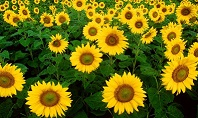
#> input picture Images/Flower.JPG, 198 x 118 px, found by its file name
$ jupyter execute --allow-errors Untitled-1.ipynb
#> lines starting #> are read from the running program, lines starting #| are printed output that depends on the picture
**Presented by: Reza Saadatyar (2024-2025)**<br/>
**E-mail: Reza.Saadatyar@outlook.com**

**1️⃣ Reading, writing, & displaying images**<br/>
**2️⃣ Grayscaling**<br/>
**3️⃣ Cropping**<br/>
**4️⃣ Split the image into its components**<br/>
**5️⃣ Merge the individual channels into one image**<br/>
**6️⃣ HSV**<br/>
**7️⃣ Alpha channels**<br/>

<font color='#FF000e' size="4.8" face="Arial"><b>Import modules</b></font>

[cell 1]
import os
import sys
import cv2       # cv2.__version__
import numpy as np
import matplotlib.pyplot as plt

[cell 2]
print(os.getcwd())
print(sys.executable)

<font color=#00ff21 size="4.8" face="Arial"><b>1️⃣ Reading, writing, & displaying images</b></font>

[cell 3]
# Define the path to the image directory
path_img = "d:/Computer-Vision/Images/"

# Load the image by concatenating the path and filename
img = cv2.imread(path_img + 'Flower.JPG')
#> img is the input picture: shape (118, 198, 3); mean B, G, R 15, 107.8, 112.1

# Display the loaded image in a window titled 'Flower'
cv2.imshow('Flower', img)

# Wait for 1 millisecond to allow the window to update and display the image
cv2.waitKey(1000)

# Close all OpenCV windows to clean up resources
cv2.destroyAllWindows()

[cell 4]
# Print the height of the image (number of rows in the image array)
print('Height of Image:', int(img.shape[0]), 'pixels')
#| Height of Image: 118 pixels

# Print the width of the image (number of columns in the image array)
print('Width of Image:', int(img.shape[1]), 'pixels')
#| Width of Image: 198 pixels

[cell 5]
print (img.shape)
#| (118, 198, 3)
type(img)

[cell 6]
# Simply use 'imwrite' specificing the file name and the image to be saved
cv2.imwrite(path_img + 'output.jpg', img)
cv2.imwrite(path_img + 'output.png', img)
#> Out = True

[cell 7]
# Create a new figure with a specified size of 4 inches (width) by 3 inches (height)
plt.figure(figsize=[4, 3])

# Display the image `img` using the default colormap and scaling
plt.imshow(img);

[cell 8]
# Create a new figure with a specified size of 4 inches (width) by 3 inches (height)
plt.figure(figsize=[4, 3])

# Display the image `img` after reversing the color channels (RGB to BGR or vice versa)
# `img[:, :, ::-1]` or `img[..., ::-1]` reverses the order of the color channels along the last axis
plt.imshow(img[:, :, ::-1]);  # img[:,:, ::-1] == img[..., ::-1]

[cell 9]
# Create a new figure with a specified size of 4 inches (width) by 3 inches (height)
plt.figure(figsize=[4, 3])

# Convert the image `img` from BGR color space (commonly used in OpenCV) to RGB color space
# OpenCV loads images in BGR format by default, but Matplotlib expects images in RGB format
rgb_image = cv2.cvtColor(img, cv2.COLOR_BGR2RGB)

# Display the converted RGB image using Matplotlib
plt.imshow(rgb_image);

[cell 10]
# Create a new figure with a specified size of 4 inches (width) by 3 inches (height)
plt.figure(figsize=[4, 3])

# Modify a rectangular region of the image (rows 200 to 300 and columns 300 to 500)
# Set all color channels (R, G, B) to 0, making this region black
img[200:300, 300:500, :] = 0

# Alternatively, you can set the region to a specific color, such as red (BGR format: (0, 0, 255))
# Uncomment the line below to make the region red instead of black
# img[200:300, 300:500, :] = (0, 0, 255)

# Display the modified image after converting it from BGR to RGB
# `img[..., ::-1]` reverses the color channels to match Matplotlib's RGB format
plt.imshow(img[..., ::-1]);  # BGR convert to RGB

<font color=#f50caf size="4.8" face="Arial"><b>2️⃣ Grayscaling</b></font>

[cell 11]
# Load an image from the specified path
# `cv2.imread` reads the image in BGR format by default
img = cv2.imread(path_img + "Flower.JPG")

# Display the original image in a window titled "Original"
cv2.imshow("Original", img)

# Convert the original BGR image to grayscale
# `cv2.COLOR_BGR2GRAY` is the flag used for this conversion
gray_img = cv2.cvtColor(img, cv2.COLOR_BGR2GRAY)
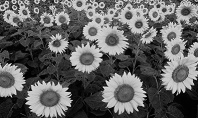
#> gray_img: shape (118, 198); min 0, max 234, mean 98.5

# Alternatively, you can load the image directly in grayscale using:
# gray_img = cv2.imread(path_img + "Flower.JPG", 0)

# Display the grayscale image in a window titled "Gray"
cv2.imshow("Gray", gray_img)

# Wait for 1 millisecond to allow the window to update
cv2.waitKey(1)

# Close all OpenCV windows
cv2.destroyAllWindows()

[cell 12]
# Create a new figure with a specified size of 4 inches (width) by 3 inches (height)
plt.figure(figsize=[4, 3])

# Display the grayscale image `gray_img` using Matplotlib
plt.imshow(gray_img);

[cell 13]
# Create a new figure with a specified size of 4 inches (width) by 3 inches (height)
plt.figure(figsize=[4, 3])

# Display the grayscale image `gray_img` using Matplotlib with the grayscale colormap
plt.imshow(gray_img, cmap="gray");

[cell 14]
# Extract the Blue, Green, and Red channel values for the pixel at location (30, 70)
B, G, R = img[30, 70]
#> B = 19; G = 105; R = 45

# Print the shape of the original image and the color channel values
print(f"Original:\nShape: {img.shape}, B: {B}, G: {G}, R: {R}")
#| Original:
#| Shape: (118, 198, 3), B: 19, G: 105, R: 45

# Print the shape of the grayscale image and the intensity value for the same pixel
print(f"Gray:\nShape: {gray_img.shape}, {gray_img[30, 70]}")
#| Gray:
#| Shape: (118, 198), 77

# Calculate the grayscale intensity using the standard luminance formula
# Formula: 0.2989 * R + 0.5870 * G + 0.1140 * B
# This is the standard formula used to convert RGB to grayscale
print(round(0.2989 * R + 0.5870 * G + 0.1140 * B))
#| 77

<font color=#f1912b size="4.5" face="Arial"><b>3️⃣ Cropping</b></font>

[cell 15]
# Extract the height and width of the image
height, width = img.shape[:2]
#> height = 118; width = 198

# Use indexing to crop out a rectangular region from the image
# The region is defined by rows 50 to 100 and columns 150 to 300
cropped = img[50:100, 150:300, :]

# Print the shapes of the original image and the cropped region
print(f"{cropped.shape = }   {img.shape = }")
#| cropped.shape = (50, 48, 3)   img.shape = (118, 198, 3)

# Create a new figure with a specified size of 4 inches (width) by 4 inches (height)
plt.figure(figsize=[4, 4])

# Display the original image in the first subplot (1 row, 2 columns, position 1)
# `img[..., ::-1]` converts the image from BGR (OpenCV default) to RGB (Matplotlib default)
plt.subplot(121); plt.imshow(img[..., ::-1])

# Display the cropped region in the second subplot (1 row, 2 columns, position 2)
# `cropped[..., ::-1]` converts the cropped region from BGR to RGB
plt.subplot(122); plt.imshow(cropped[..., ::-1]);

<font color=#07f1ca size=4.5, face="Arial"><b>4️⃣ Split the image into its components</b></font>

[cell 16]
# Split the image into its individual Blue, Green, and Red components
# `cv2.split(img)` returns three 2D arrays representing the B, G, and R channels
b, g, r = cv2.split(img)
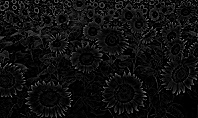
#> b: shape (118, 198); min 0, max 156, mean 15
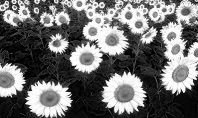
#> r: shape (118, 198); min 0, max 255, mean 112.1

# Show the individual channels and the original image
plt.figure(figsize=[20, 5])

# Display the Red channel in the first subplot (1 row, 4 columns, position 1)
plt.subplot(141); plt.imshow(r, cmap='gray'); plt.title("Red Channel")

# Display the Green channel in the second subplot (1 row, 4 columns, position 2)
plt.subplot(142); plt.imshow(g, cmap='gray'); plt.title("Green Channel")

# Display the Blue channel in the third subplot (1 row, 4 columns, position 3)
plt.subplot(143); plt.imshow(b, cmap='gray'); plt.title("Blue Channel")

# Display the original image in the fourth subplot (1 row, 4 columns, position 4)
# `img[..., ::-1]` converts the image from BGR (OpenCV default) to RGB (Matplotlib default)
plt.subplot(144); plt.imshow(img[..., ::-1]); plt.title("All Channels");

<font color=#d50ce7 size=4.5 face="Arial"><b>5️⃣ Merge the individual channels into one image</b></font>

[cell 17]
# Merge the individual Blue, Green, and Red channels back into one image
# `cv2.merge([b, g, r])` combines the three 2D arrays into a 3D BGR image
merged_img = cv2.merge([b, g, r])

# Display the merged image
plt.figure(figsize=(4, 3))  # Create a figure with a specified size of 4x3 inches
plt.imshow(merged_img[:, :, ::-1])  # Convert BGR to RGB for correct display in Matplotlib
plt.title("Merged Output");  # Add a title to the plot

[cell 18]
# Create a zero matrix with the same shape as the Red channel
# `np.zeros_like(r, 'uint8')` creates a 2D array of zeros with the same dimensions as `r'
zeros = np.zeros_like(r, dtype='uint8')

# Merge channels to isolate individual color components
# - `red`: Only the Red channel is kept, while Blue and Green are set to zero
# - `green`: Only the Green channel is kept, while Blue and Red are set to zero
# - `blue`: Only the Blue channel is kept, while Green and Red are set to zero
red = cv2.merge([zeros, zeros, r])
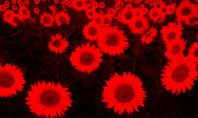
#> red: shape (118, 198, 3); mean of channels 0, 1, 2 0, 0, 112.1; drawn as B, G, R
green = cv2.merge([zeros, g, zeros])
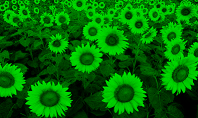
#> green: shape (118, 198, 3); mean of channels 0, 1, 2 0, 107.8, 0; drawn as B, G, R
blue = cv2.merge([b, zeros, zeros])
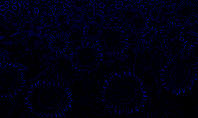
#> blue: shape (118, 198, 3); mean of channels 0, 1, 2 15, 0, 0; drawn as B, G, R

# Show the individual color components and the original image
plt.figure(figsize=[20, 5])

# Display the Red component in the first subplot (1 row, 4 columns, position 1)
plt.subplot(141); plt.imshow(red[..., ::-1], cmap='gray'); plt.title("Red")

# Display the Green component in the second subplot (1 row, 4 columns, position 2)
plt.subplot(142); plt.imshow(green[..., ::-1], cmap='gray'); plt.title("Green")

# Display the Blue component in the third subplot (1 row, 4 columns, position 3)
plt.subplot(143); plt.imshow(blue[..., ::-1], cmap='gray'); plt.title("Blue")

# Display the original image in the fourth subplot (1 row, 4 columns, position 4)
# `img[..., ::-1]` converts the image from BGR (OpenCV default) to RGB (Matplotlib default)
plt.subplot(144); plt.imshow(img[..., ::-1]); plt.title("All Channels");

<font color=#033ad3 size=4.5 face="Arial"><b>6️⃣ HSV</b></font><br/>

Hue: Color Value (0 – 179)<br/>
Saturation: Vibrancy of color (0-255)<br/>
Value: Brightness or intensity (0-255)<br/>

[cell 19]
# Load the image from the specified path
# `cv2.imread` reads the image in BGR format by default
img = cv2.imread(path_img + "Flower.JPG")

# Convert the BGR image to HSV (Hue, Saturation, Value) color space
# `cv2.COLOR_BGR2HSV` is the flag used for this conversion
hsv_image = cv2.cvtColor(img, cv2.COLOR_BGR2HSV)
#> hsv_image: shape (118, 198, 3); mean H, S, V 35.7, 225, 126.2

[cell 20]
# Show the individual channels of the HSV image
plt.figure(figsize=[16, 4])

# Display the Hue channel in the first subplot
plt.subplot(131); plt.imshow(hsv_image[:, :, 0], cmap='gray'); plt.title("Hue Channel")

# Display the Saturation channel in the second subplot
plt.subplot(132); plt.imshow(hsv_image[:, :, 1], cmap='gray'); plt.title("Saturation Channel")

# Display the Value channel in the third subplot (1 row, 3 columns, position 3)
plt.subplot(133); plt.imshow(hsv_image[:, :, 2], cmap='gray'); plt.title("Value Channel");
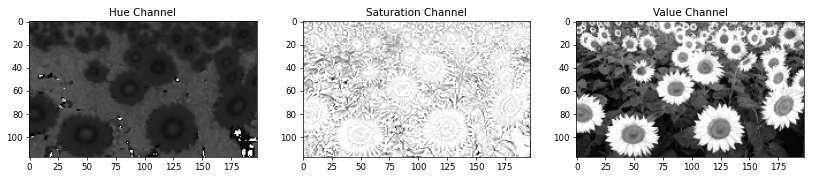
#> figure drawn by matplotlib, 3 panels

[cell 21]
# Merge the HSV channels back together after increasing the saturation channel by 50.
saturated_image = cv2.merge([hsv_image[:, :, 0], cv2.add(hsv_image[:, :, 1], 50), hsv_image[:, :, 2]])
#> saturated_image: shape (118, 198, 3); mean H, S, V 35.7, 247.1, 126.2

# Convert the modified HSV image back to BGR color space for display purposes.
saturated_image = cv2.cvtColor(saturated_image, cv2.COLOR_HSV2BGR)
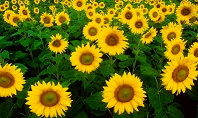
#> saturated_image: shape (118, 198, 3); mean B, G, R 3.1, 106.2, 109.7

# Set up a matplotlib figure with a specified size of 8x4 inches.
plt.figure(figsize=[8, 4])

# The image is converted from BGR to RGB using slicing [..., ::-1].
plt.subplot(121); plt.imshow(saturated_image[..., ::-1]); plt.title('Saturated image')
plt.subplot(122); plt.imshow(img[..., ::-1]); plt.title('Original image');

[cell 22]
# Merge the HSV channels back together after increasing the value (brightness) channel by 50.
brighter_image = cv2.merge([hsv_image[:, :, 0], hsv_image[:, :, 1], cv2.add(hsv_image[:, :, 2], 50)])
#> brighter_image: shape (118, 198, 3); mean H, S, V 35.7, 225, 166

# Convert the modified HSV image back to BGR color space for display purposes.
brighter_image = cv2.cvtColor(brighter_image, cv2.COLOR_HSV2BGR)
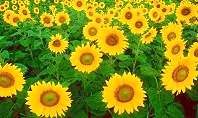
#> brighter_image: shape (118, 198, 3); mean B, G, R 19.4, 143.1, 139.4

# Set up a matplotlib figure with a specified size of 8x4 inches.
plt.figure(figsize=[8, 4])

# The image is converted from BGR to RGB using slicing [..., ::-1].
plt.subplot(121); plt.imshow(brighter_image[..., ::-1]); plt.title('Brighter image')
plt.subplot(122); plt.imshow(img[..., ::-1]); plt.title('Original image');
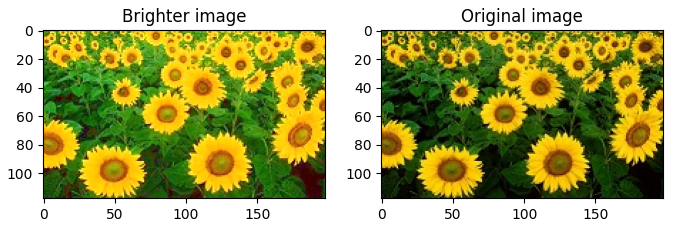
#> figure drawn by matplotlib, 2 panels
